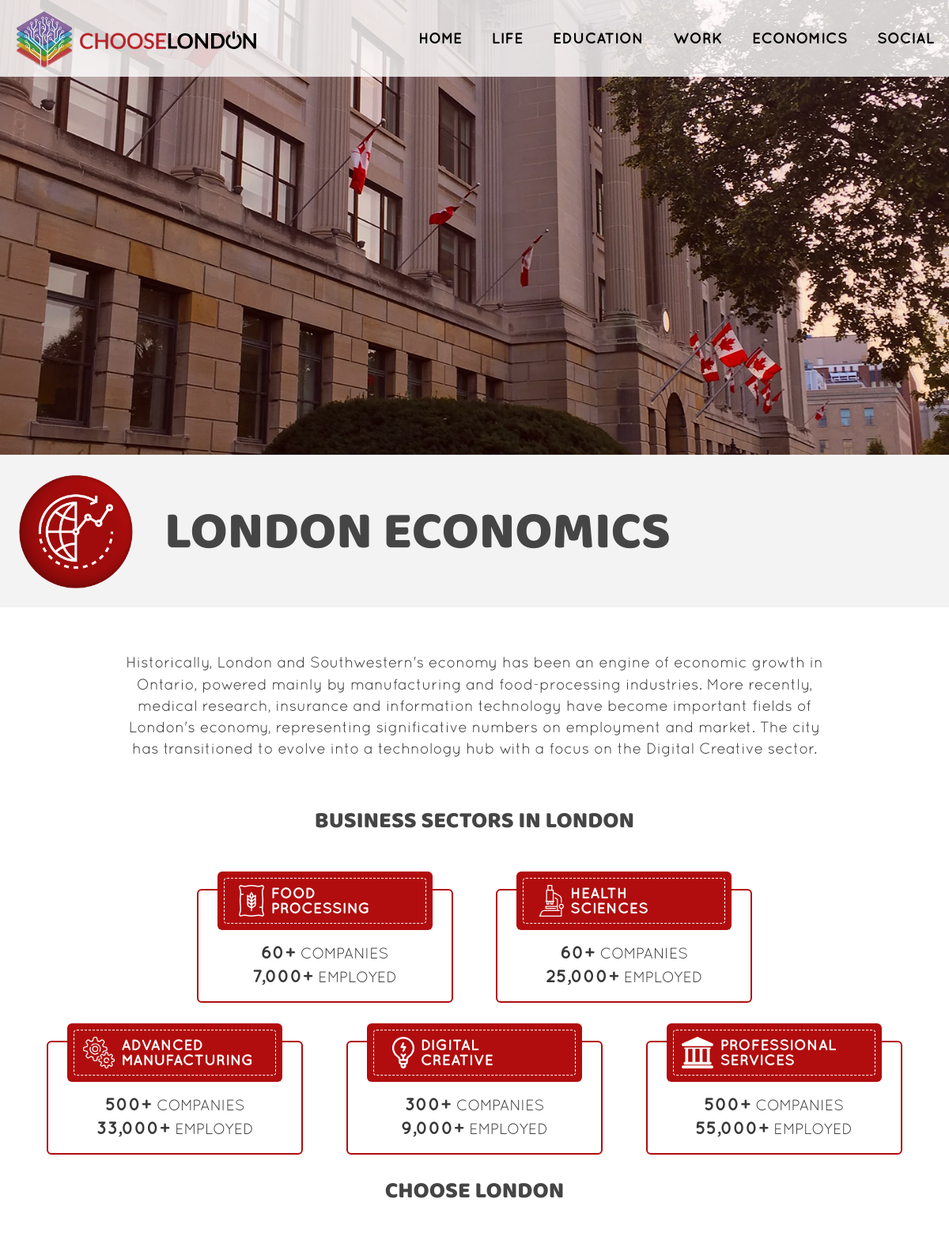
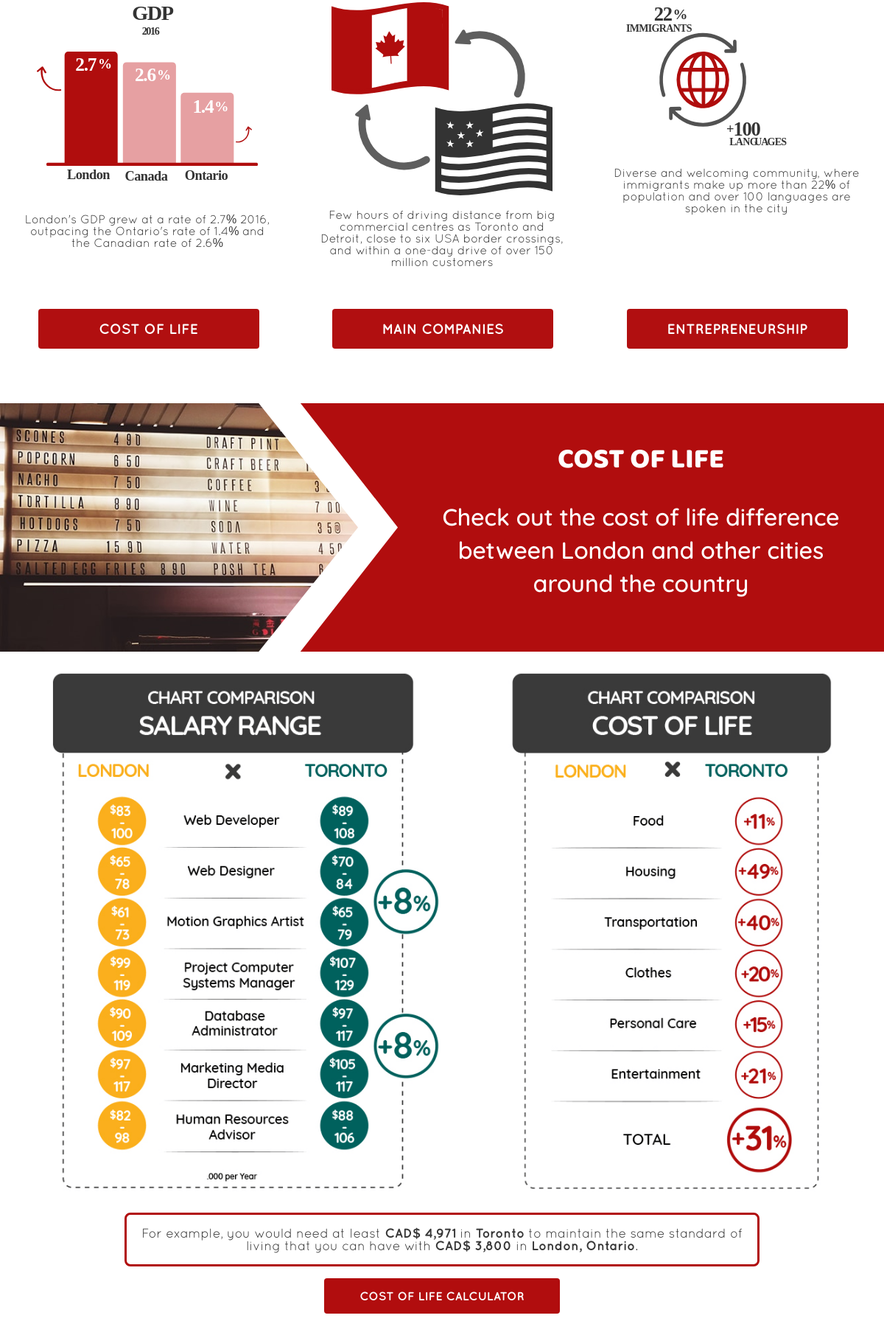
Page /economics.php (upper part) on the committed database (2 pictures, top to bottom).
### tables this page shows
CREATE TABLE `section` (
  `id` tinyint(3) unsigned NOT NULL AUTO_INCREMENT,
  `name` varchar(50) NOT NULL,
  `title` varchar(100) NOT NULL,
  `description` text NOT NULL,
  `photo` varchar(200) NOT NULL,
  `icon` varchar(200) NOT NULL,
  PRIMARY KEY (`id`)
);

CREATE TABLE `category` (
  `id` smallint(6) unsigned NOT NULL AUTO_INCREMENT,
  `name` varchar(100) NOT NULL,
  `title` varchar(100) NOT NULL,
  `description` text DEFAULT NULL,
  `short_desc` varchar(255) DEFAULT NULL,
  `banner_photo` varchar(200) DEFAULT NULL,
  `header_photo` varchar(200) DEFAULT NULL,
  PRIMARY KEY (`id`)
);

CREATE TABLE `item` (
  `id` mediumint(8) unsigned NOT NULL AUTO_INCREMENT,
  `name` varchar(100) NOT NULL,
  `title` varchar(200) DEFAULT NULL,
  `description` text DEFAULT NULL,
  `address` varchar(255) DEFAULT NULL,
  `phone` varchar(100) DEFAULT NULL,
  `hours` varchar(200) DEFAULT NULL,
  `website` varchar(200) DEFAULT NULL,
  `photo` varchar(200) DEFAULT NULL,
  PRIMARY KEY (`id`)
);

### includes/read.php (called while the page is built, shortened)
<?php
  function getSectionContent($section) {
    include('connect.php');
    $querySection = "SELECT * FROM section WHERE name = '{$section}'";
    $result = mysqli_query($link, $querySection);
    if($result){
			return $result;
		}
    else {
			$error = "There was a problem accessing this information.";
			return $error;
		}
  }
  function getCategories($sectionId) {
    include('connect.php');
    $queryCategory = "SELECT cat.* FROM section sec, category cat, section_category seccat WHERE sec.id = {$sectionId} AND sec.id = seccat.section_id AND seccat.category_id = cat.id ORDER BY position";
    $result = mysqli_query($link, $queryCategory);
    if($result){
			return $result;
		}
    else {
			$error = "There was a problem accessing this information.";
			return $error;
		}
  }
  function getItems($categoryId) {
    include('connect.php');
    $itemQuery = "SELECT it.* FROM category cat, item it, category_item catit WHERE cat.id = {$categoryId} AND cat.id = catit.category_id AND catit.item_id = it.id ORDER BY position";
    $result = mysqli_query($link, $itemQuery);
    if($result) {
			return $result;
		}
    else {
			$error = "There was a problem accessing this information.";
			return $error;
		}
  }
 ?>

### economics.php (the view, shortened to what this page needs)
<?php
  $sectionData = getSectionContent('economics');
  if(!is_string($sectionData)) {
    $section = mysqli_fetch_array($sectionData);
    $categoriesData = getCategories($section['id']);
    if(!is_string($categoriesData)) {
      $categories = array();
      while ($category = mysqli_fetch_assoc($categoriesData)) {
        $categories[] = $category;
      }
    }
    else {
      redirect_to('error.php');
    }
  }
  else {
    redirect_to('error.php');
  }
 ?>
<!DOCTYPE html>
<html lang="en">
<head>
  <link rel="stylesheet" href="http://code.ionicframework.com/ionicons/2.0.1/css/ionicons.min.css">
  <link rel="stylesheet" href="css/main.min.css">
</head>
<body>
  <div id="container" class="economics">
    <div id="main-banner">
      <img class="media-change" src="images/<?php echo $section['photo']; ?>_large.jpg" alt="<?php echo $section['title']; ?>">
    </div>
    <main>
      <div>
        <div class="section-header">
          <?php
            if($section) {
              echo "<img class=\"section-icon\" src=\"images/{$section['icon']}.png\" alt=\"Economics icon\">
                <h1 class=\"section-title\">{$section['title']}</h1>";
            }
            else {
              echo "<p>{$sectionData}</p>";
            }
           ?>
        </div>
        <div class="section-info">
          <?php
            if($section) {
              echo "<p class=\"section-desc\">{$section['description']}</p>";
            }
            else {
              echo "<p>{$sectionData}</p>";
            }
          ?>
        </div>
      </div>
      <section id="<?php echo $categories[0]['name']; ?>" class="pre-category">
        <h2 class="pre-title"><?php echo $categories[0]['title']; ?></h2>
        <div class="sector-wrapper">
        <?php
          $itemData = getItems($categories[0]['id']);
          if(!is_string($itemData)){
            while ($item = mysqli_fetch_assoc($itemData)) {
              echo "<div id=\"{$item['name']}\" class=\"sector\">";
              $titleBreak = str_replace(" ", " <br>", $item['title']);
              echo "<div class=\"sector-btn\"><div><img class=\"sector-img\" src=\"images/{$item['photo']}.svg\" alt=\"{$item['title']}\"><p>$titleBreak</p></div></div>";
              echo "<p class=\"sector-desc\">{$item['description']}</p>";
              echo "</div>";
            }
          }
          else {
            redirect_to('error.php');
          }
        ?>
        </div>
      </section>
      <section id="<?php echo $categories[1]['name']; ?>" class="pre-category">
        <h2 class="pre-title"><?php echo $categories[1]['title']; ?></h2>
        <div class="reason-wrapper">
        <?php
          $itemData = getItems($categories[1]['id']);
          if(!is_string($itemData)){
            while ($item = mysqli_fetch_assoc($itemData)) {
              echo "<div id=\"{$item['name']}\" class=\"reason\">";
              echo "<img class=\"reason-img\" src=\"images/{$item['photo']}.svg\" alt=\"{$item['title']}\">";
              echo "<p class=\"reason-desc\">{$item['description']}</p>";
              echo "</div>";
            }
          }
          else {
            redirect_to('error.php');
          }
        ?>
        </div>
      </section>
      <div id="category-wrapper">
        <?php
          for($i = 2; $i < 5; $i++) {
        ?>
        <?php
          echo "<div class=\"open-category economics {$categories[$i]['name']}\">";
          echo "<button class=\"open-category-btn\" type=\"button\" name=\"{$categories[$i]['name']}\">{$categories[$i]['title']}</button>";
          echo "</div>";
        ?>
        <section id="<?php echo $categories[$i]['name']; ?>" class="category">
          <div class="category-header">
            <div class="photo-wrapper">
              <img class="media-change" src="images/<?php echo $categories[$i]['header_photo']; ?>_large.jpg" alt="<?php echo $categories['title']; ?>">
            </div>
            <div class="category-info">
              <h2 class="category-title"><?php echo $categories[$i]['title']; ?></h2>
              <?php
                $short = str_replace("<br>", "", $categories[$i]['short_desc']);
                echo "<p class=\"category-short\">{$short}</p>";
              ?>
            </div>
          </div>
          <?php
            if($categories[$i]['name'] === 'cost_life') {
              $itemData = getItems($categories[$i]['id']);
              if(!is_string($itemData)){
                $items = array();
                while ($item = mysqli_fetch_assoc($itemData)) {
                  $items[] = $item;
                }
          ?>
              <section class="cost-comparison">
                <div class="cost-charts">
                  <img src="images/<?php echo $items[0]['photo']; ?>.png" alt="<?php echo $items[0]['title']; ?>">
                  <img src="images/<?php echo $items[1]['photo']; ?>.png" alt="<?php echo $items[1]['title']; ?>">
                </div>
                <div class="cost-desc">
                  <p><?php echo $items[2]['description']; ?></p>
                </div>
                <a href="https://www.expatistan.com/cost-of-living">Cost of life calculator</a>
              </section>
          <?php
              }
            }
           ?>
          <?php
            if($categories[$i]['name'] === 'main_companies') {
              $itemData = getItems($categories[$i]['id']);
              if(!is_string($itemData)){
                echo "<div class=\"companies-wrapper\">";
                while ($item = mysqli_fetch_assoc($itemData)) {
          ?>
                <div class="item clearfix companies">
                  <a href="<?php echo $item['website']; ?>" title="<?php echo $item['title']; ?>"><img src="images/<?php echo $item['photo']; ?>.png" alt="<?php echo $item['name']; ?>"></a>
                </div>
          <?php
                }
                echo "</div>";
                echo "<button class=\"close-category-btn\" type=\"button\" name=\"{$categories[$i]['name']}\"><i class=\"ion-android-close\"></i>Close section</button>";
              }
              else {
                redirect_to('error.php');
              }
            }
            else if($categories[$i]['name'] === 'entrepreneurship') {
              $itemData = getItems($categories[$i]['id']);
              if(!is_string($itemData)){
                $items = array();
                while ($item = mysqli_fetch_assoc($itemData)) {
                  $items[] = $item;
                }
            ?>
                  <?php for($i = 3; $i < 7; $i++) { ?>
                  <img src="images/<?php echo $items[$i]['photo']; ?>.png" alt="<?php echo $items[$i]['title']; ?> Logo">
                <?php } ?>
            <?php
              }
            }
            echo "</section>";
          }
            ?>
      </div>
    </main>
  </div>
</body>
</html>

### rows in the picture
section: photo (picture), icon (picture), title "LONDON ECONOMICS", description "Historically, London and Southwestern's economy has been an engine of economic growth in Ontario, powered mainly by manufacturing and food-processing industries. More recently, medical research, insurance and information technology have become important fields of London's economy, representing significative numbers on employment and market. The city has transitioned to evolve into a technology hub with a focus on the Digital Creative sector."
category: title "BUSINESS SECTORS IN LONDON"
item: photo (picture), title "FOOD PROCESSING", description "60+ COMPANIES 7,000+ EMPLOYED"
item: photo (picture), title "HEALTH SCIENCES", description "60+ COMPANIES 25,000+ EMPLOYED"
item: photo (picture), title "ADVANCED MANUFACTURING", description "500+ COMPANIES 33,000+ EMPLOYED"
item: photo (picture), title "DIGITAL CREATIVE", description "300+ COMPANIES 9,000+ EMPLOYED"
item: photo (picture), title "PROFESSIONAL SERVICES", description "500+ COMPANIES 55,000+ EMPLOYED"
category: title "CHOOSE LONDON"
item: photo (picture), description "London's GDP grew at a rate of 2.7% 2016, outpacing the Ontario's rate of 1.4% and the Canadian rate of 2.6%"
item: photo (picture), description "Few hours of driving distance from big commercial centres as Toronto and Detroit, close to six USA border crossings, and within a one-day drive of over 150 million customers"
item: photo (picture), description "Diverse and welcoming community, where immigrants make up more than 22% of population and over 100 languages are spoken in the city"
category: title "COST OF LIFE", header_photo (picture), short_desc "Check out the cost of life difference between London and other cities around the country", item.photo (picture), item.description "For example, you would need at least CAD$ 4,971 in Toronto to maintain the same standard of living that you can have with CAD$ 3,800 in London, Ontario ."
category: title "MAIN COMPANIES"
category: title "ENTREPRENEURSHIP"
